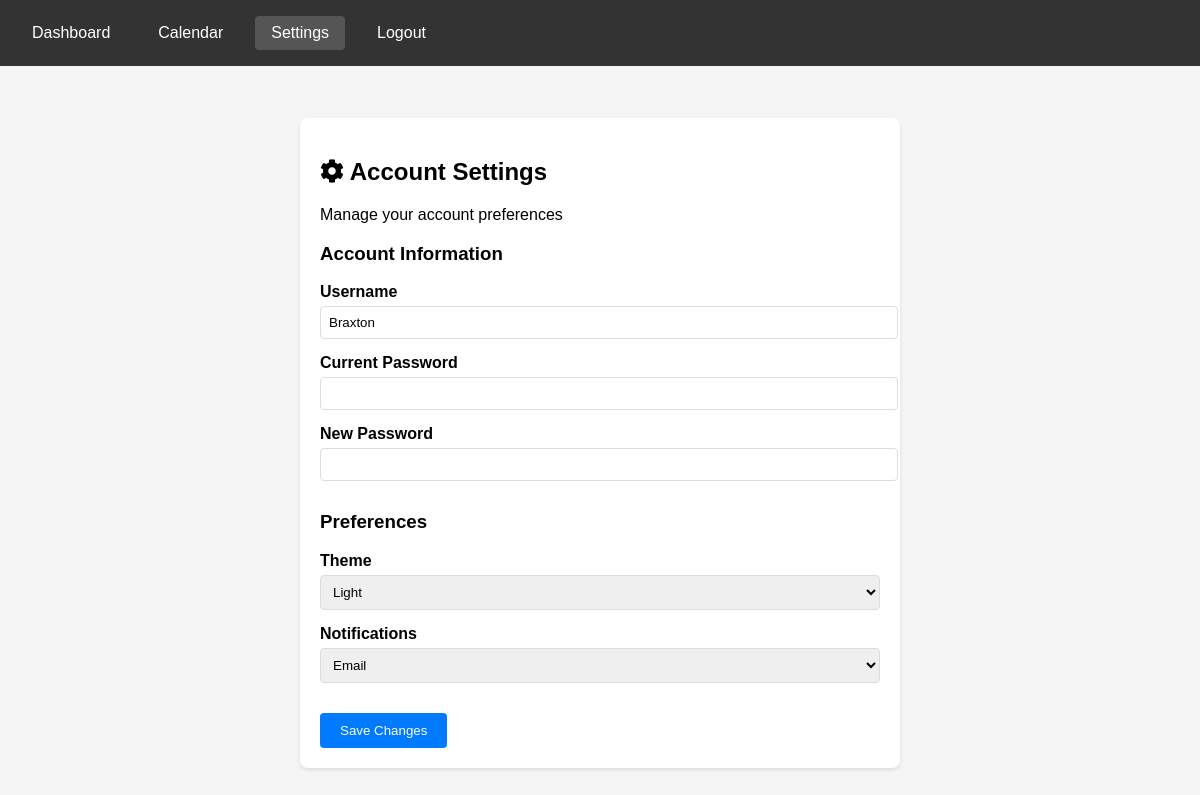
The app's page /settings (signed in) with its own data.
### tables this page shows
CREATE TABLE users (
                id INTEGER PRIMARY KEY AUTOINCREMENT,
                username TEXT UNIQUE NOT NULL,
                password TEXT NOT NULL
            , theme TEXT DEFAULT 'light', notification_preference TEXT DEFAULT 'email', calendar_color TEXT DEFAULT '#007bff');

### app.py (the view, shortened to what this page needs)
@app.route("/settings", methods=["GET", "POST"])
def settings():
    if 'user_id' not in session:
        flash("Please login first!", "error")
        return redirect(url_for("login"))
    try:
        conn = sqlite3.connect(DB_PATH)
        cursor = conn.cursor()
        cursor.execute("""
            SELECT theme, notification_preference, username
            FROM users
            WHERE id = ?
        """, (session['user_id'],))
        user_settings = cursor.fetchone()
        conn.close()
        if not user_settings:
            flash("Error loading settings", "error")
            return redirect(url_for("dashboard"))
        settings_dict = {
            'theme': user_settings[0],
            'notification_preference': user_settings[1],
            'username': user_settings[2]
        }
        return render_template("settings.html",
                             settings=settings_dict,
                             active_page='settings')
    except sqlite3.Error as e:
        logger.error(f"Database error: {e}")
        flash("Error loading settings", "error")
        return redirect(url_for("dashboard"))

### templates/settings.html (shortened to what this page needs)
{% extends 'base.html' %}
{% block content %}
<div class="settings-wrapper">
    <div class="settings-container">
        <div class="settings-header">
            <h2><i class="fas fa-cog"></i> Account Settings</h2>
            <p class="settings-subtitle">Manage your account preferences</p>
        </div>
        <form method="POST" action="{{ url_for('settings') }}" class="settings-form">
            <div class="settings-section">
                <h3>Account Information</h3>
                <div class="form-group">
                    <label for="new_username">Username</label>
                    <input type="text" id="new_username" name="new_username"
                           value="{{ settings.username }}" class="form-control">
                </div>
                <div class="form-group">
                    <label for="current_password">Current Password</label>
                    <input type="password" id="current_password" name="current_password"
                           class="form-control">
                </div>
                <div class="form-group">
                    <label for="new_password">New Password</label>
                    <input type="password" id="new_password" name="new_password"
                           class="form-control">
                </div>
            </div>
            <div class="settings-section">
                <h3>Preferences</h3>
                <div class="form-group">
                    <label for="theme">Theme</label>
                    <select name="theme" id="theme" class="form-control">
                        <option value="light" {% if settings.theme == 'light' %}selected{% endif %}>Light</option>
                    </select>
                </div>
                <div class="form-group">
                    <label for="notification_preference">Notifications</label>
                    <select name="notification_preference" id="notification_preference" class="form-control">
                        <option value="email" {% if settings.notification_preference == 'email' %}selected{% endif %}>Email</option>
                    </select>
                </div>
            </div>
            <div class="settings-actions">
                <button type="submit" class="btn btn-primary">Save Changes</button>
            </div>
        </form>
    </div>
</div>
{% endblock %}

### templates/settings.html (style rules this page uses)
.settings-wrapper { max-width: 600px; margin: 0 auto; padding: 20px; }
.settings-container { background: white; border-radius: 8px; padding: 20px; box-shadow: 0 2px 4px rgba(0,0,0,0.1); }
.settings-section { margin-bottom: 30px; }
.form-group { margin-bottom: 15px; }
.form-group label { display: block; margin-bottom: 5px; font-weight: bold; }
.form-control { width: 100%; padding: 8px; border: 1px solid #ddd; border-radius: 4px; }
.btn { padding: 10px 20px; border: none; border-radius: 4px; cursor: pointer; }
.btn-primary { background-color: #007bff; color: white; }

### templates/base.html (style rules this page uses)
body { margin: 0; padding: 0; font-family: Arial, sans-serif; background-color: #f5f5f5; }

### records on screen
users: new_username "Braxton", theme "Light", notification_preference "Email"
